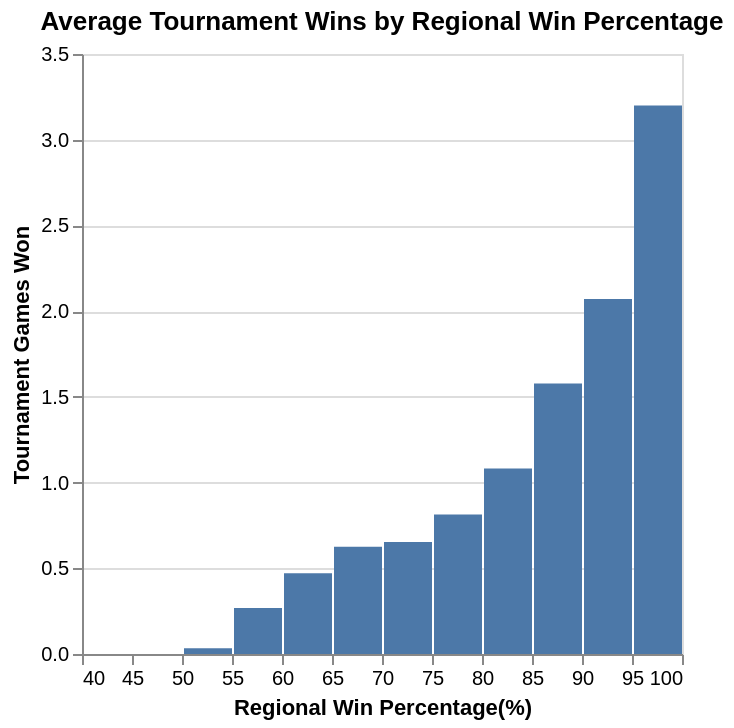

Notebook cell for this chart:
### Markdown cell above
Visualization 2: 
This graph compares average tournament wins across 5-percent intervals of percentage of regional games a team won before the NCAA tournamnet. It summarizes and took average of overlapping observations to make relationship more visible. Increasing trend of bar height illustrated by this graph suggests that higher regional game wining percentages are associated with greater tournamnet success, supporting that regional win percentage has a potential to be a useful predictor.

### Code cell
win_pct_plot = alt.Chart(ana_data).mark_bar().encode(
    x=alt.X('reg_wins_pct').bin(step=5).title('Regional Win Percentage(%)').scale(zero=False),
    y=alt.Y('mean(tourney_wins)').title('Tournament Games Won')).properties(
    title='Average Tournament Wins by Regional Win Percentage')
win_pct_plot

### Figure 1 — Vega-Lite specification as saved in the notebook (floating-point values rounded to 4 significant figures; data arrays with more than 128 entries replaced by an {"elided": "..."} marker saying what was removed)
{"config": {"view": {"continuousWidth": 300, "continuousHeight": 300}}, "data": {"name": "data-5294159e1f13d93d4f0f7f0bfadae2d2"}, "mark": {"type": "bar"}, "encoding": {"x": {"bin": {"step": 5}, "field": "reg_wins_pct", "scale": {"zero": false}, "title": "Regional Win Percentage(%)", "type": "quantitative"}, "y": {"aggregate": "mean", "field": "tourney_wins", "title": "Tournament Games Won", "type": "quantitative"}}, "title": "Average Tournament Wins by Regional Win Percentage", "$schema": "https://vega.github.io/schema/vega-lite/v5.20.1.json", "datasets": {"data-5294159e1f13d93d4f0f7f0bfadae2d2": {"elided": "2084 records"}}}
